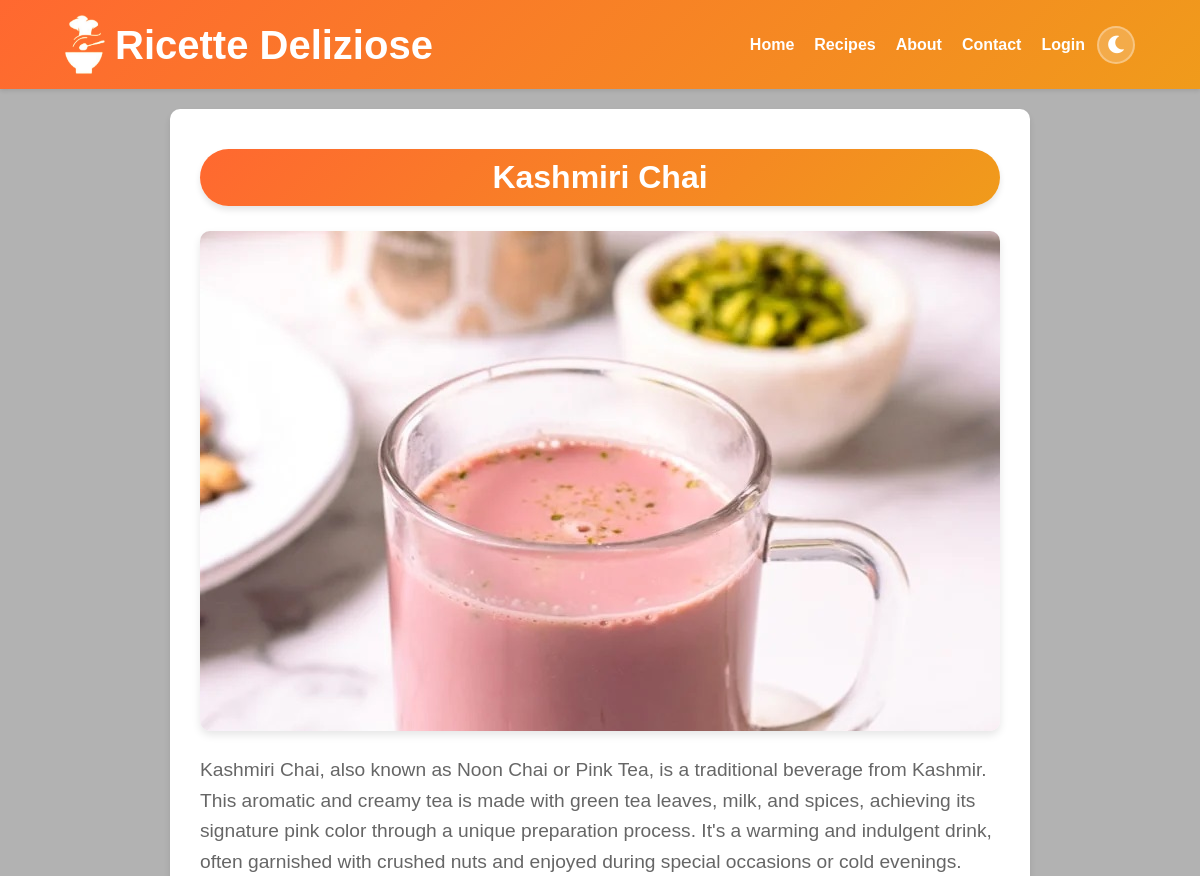
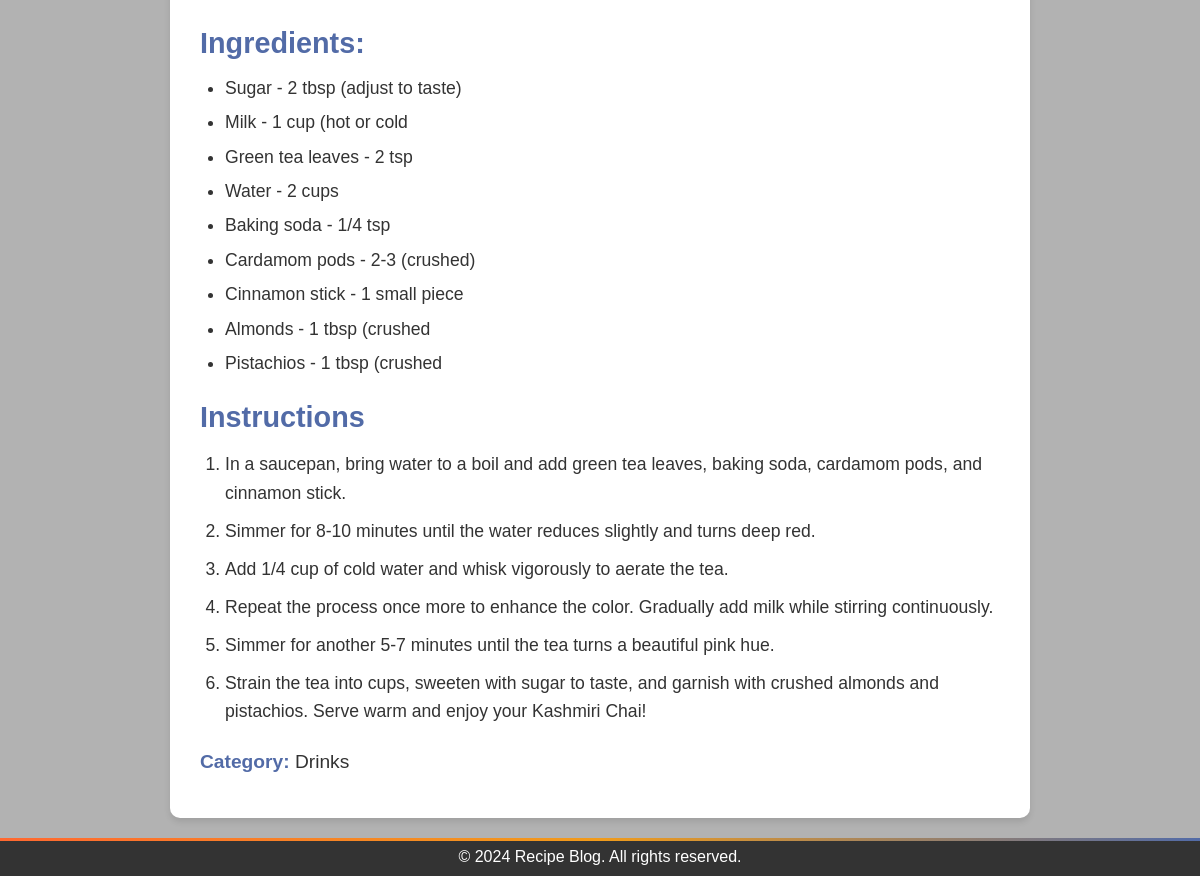
Screenshot of /recipe/12 with the database file from the repository (2 pictures, top to bottom).
### model.py (models this page shows, shortened)
class Recipe(db.Model):
    id = db.Column(db.Integer, primary_key=True)
    title = db.Column(db.String(100), nullable=False)
    description = db.Column(db.Text, nullable=False)
    instructions = db.Column(db.Text, nullable=False)
    image = db.Column(db.String(100), nullable=True)
    created_at = db.Column(db.DateTime, default=datetime.utcnow)
    category_id = db.Column(db.Integer, db.ForeignKey('category.id'), nullable=False)
    ingredients = db.relationship('Ingredient', secondary=recipe_ingredient, backref='recipes')
    category = db.relationship('Category', backref=db.backref('recipes', lazy=True))

class Ingredient(db.Model):
    id = db.Column(db.Integer, primary_key=True)
    name = db.Column(db.String(100), nullable=False, unique=True)
    quantity = db.Column(db.String(50), nullable=True)  # Optional for flexibility

class Category(db.Model):
    __tablename__ = 'category'
    id = db.Column(db.Integer, primary_key=True)
    name = db.Column(db.String(50), unique=True, nullable=False)
    def __repr__(self):
        return f'{self.name}'

### app.py (the view)
@app.route('/recipe', defaults={'category': None})
@app.route('/recipe/<string:category>')
def recipe(category):
    liked_recipe_id = []
    if 'user_id' in session:
        user = user_repository.get_user_by_id(session['user_id'])
        if user:
            liked_recipe_id = [recipe.id for recipe in user.liked_recipes]
        else:
            session.pop('user_id', None)
    if category:
        recipes = Recipe.query.join(Category).filter(Category.name == category).all()
    else:
        recipes = Recipe.query.all()  # Get all recipes without adding any specific text
    return render_template('recipe.html', recipes=recipes, category=category, liked_recipe_id=liked_recipe_id)

### app.py (called while the page is built)
@app.route('/recipe/<int:recipe_id>', methods=['GET'])
def recipe_details(recipe_id):
    recipe = Recipe.query.get_or_404(recipe_id)  # Retrieve the recipe by ID
    return render_template('recipe_details.html',recipe=recipe)

### templates/recipe_details.html (shortened to what this page needs)
<!DOCTYPE html>
<html lang="en">
<head>
    <link href="https://cdnjs.cloudflare.com/ajax/libs/font-awesome/5.15.4/css/all.min.css" rel="stylesheet">
    <link rel="stylesheet" href="{{ url_for('static', filename='css/theme.css') }}">
    <link rel="stylesheet" href="{{ url_for('static', filename='css/recipe_details.css') }}">
</head>
<body>
    <header>
        <div class="container">
            <div class="logo-title">
                <img src="{{ url_for('static', filename='images/logo.png') }}" alt="Logo" class="logo" width="40"
                    height="59">
                <h1>Ricette Deliziose</h1>
            </div>
            <nav>
                <a href="{{ url_for('home') }}">Home</a>
                <a href="{{ url_for('recipe') }}">Recipes</a>
                <a href="{{ url_for('about') }}">About</a>
                <a href="{{ url_for('contact') }}">Contact</a>
                {% if 'user_id' in session %}
                    {% if session['is_admin'] %}
                    <a href="{{ url_for('admin_dashboard') }}">Dashboard</a>
                    <a href="{{ url_for('logout') }}">Logout</a>
                    {% else %}
                    <a href="{{ url_for('profile') }}">Profile</a>
                    <a href="{{ url_for('logout') }}">Logout</a>
                    {% endif %}
                    {% else %}
                    <a href="{{ url_for('login') }}">Login</a>
                    {% endif %}
                <button class="theme-toggle" id="theme-toggle-btn" aria-label="Toggle Theme">
                    <i class="fas fa-moon"></i>
                </button>
            </nav>
        </div>
    </header>
    <div class="recipe-detail-container">
        <h1>{{ recipe.title }}</h1>
        <div class="recipe-image">
            {% if recipe.image %}
            <img src="{{ url_for('static', filename='images/' + recipe.image) }}" alt="{{ recipe.title }}">
            {% else %}
            <img src="{{ url_for('static', filename='images/placeholder.png') }}" alt="No Image Available">
            {% endif %}
        </div>
        <div class="recipe-description">
            <p>{{ recipe.description }}</p>
        </div>
        <div class="recipe-ingredients">
            <h2>Ingredients:</h2>
            <ul>
                {% for ingredient in recipe.ingredients %}
                <li>{{ ingredient.name }} - {{ ingredient.quantity }}</li>
                {% endfor %}
            </ul>
        </div>
        <div class="recipe-instructions">
            <h2>Instructions</h2>
            {% if recipe.instructions %}
            <ol>
                {% for step in recipe.instructions.split('\n') %}
                <li>{{ step }}</li>
                {% endfor %}
            </ol>
            {% else %}
            <p>No instructions provided.</p>
            {% endif %}
        </div>
        <div class="recipe-category">
            <p><strong>Category:  </strong> {{ recipe.category }}</p>
        </div>
    </div>
    <footer>
        <p>&copy; 2024 Recipe Blog. All rights reserved.</p>
    </footer>
</body>
</html>

### static/css/theme.css (style rules this page uses)
:root { --bg-primary: #ffffff; --bg-secondary: #f9f9f9; --bg-card: #ffffff; --bg-overlay: linear-gradient(rgba(0, 0, 0, 0.3), rgba(0, 0, 0, 0.3)); --text-primary: #333333; --text-secondary: #666666; --text-muted: #888888; --border-color: #e0e0e0; --shadow-color: rgba(0, 0, 0, 0.1); --shadow-heavy: rgba(0, 0, 0, 0.15); --header-gradient: linear-gradient(135deg, #FF6830, #f09b1b); --accent-gradient: linear-gradient(90deg, #FF6830, #f09b1b, #526ba7); --btn-gradient: linear-gradient(135deg, #FF6830, #f09b1b); --btn-gradient-hover: linear-gradient(135deg, #e55a28, #d88a17); --accent-orange: #FF6830; --accent-gold: #f09b1b; --accent-blue: #526ba7; --accent-blue-dark: #1d365e; --input-bg: #fafafa; --input-border: #e0e0e0; --input-focus-border: #f09b1b; --input-focus-shadow: rgba(240, 155, 27, 0.15); --footer-bg: #333333; --footer-text: #ffffff; --table-header-bg: #526ba7; --table-even-row: #f3f3f3; --table-hover-row: #f0d8b3; --table-border: #ccc; --alert-success-bg: #d4edda; --alert-success-border: #28a745; --alert-success-text: #155724; --alert-danger-bg: #f8d7da; --alert-danger-border: #dc3545; --alert-danger-text: #721c24; --alert-warning-bg: #fff3cd; --alert-warning-border: #ffc107; --alert-warning-text: #856404; --alert-info-bg: #d1ecf1; --alert-info-border: #17a2b8; --alert-info-text: #0c5460; --toggle-bg: rgba(255, 255, 255, 0.2); --toggle-hover-bg: rgba(255, 255, 255, 0.35); --theme-transition: background-color 0.35s ease, color 0.35s ease, border-color 0.35s ease, box-shadow 0.35s ease; }
body, header, footer, main, .recipe-card, .recipe-item, .profile-container, .form-container, .auth-card, .about-section, .dashboard-container, #contact-form, .recipe-detail-container, table, th, td, input, textarea, select { transition: var(--theme-transition); }
.theme-toggle { background: var(--toggle-bg); border: 2px solid rgba(255, 255, 255, 0.3); color: white; width: 38px; height: 38px; border-radius: 50%; cursor: pointer; display: flex; align-items: center; justify-content: center; font-size: 1.1rem; transition: all 0.3s cubic-bezier(0.175, 0.885, 0.32, 1.275); margin-left: 12px; flex-shrink: 0; }
.theme-toggle .fa-moon { display: inline-block; }
footer { position: relative; }
footer::before { content: ''; position: absolute; top: 0; left: 0; right: 0; height: 3px; background: var(--accent-gradient); }

### rows the page displays
Recipe: title "Kashmiri Chai", image (picture), description "Kashmiri Chai, also known as Noon Chai or Pink Tea, is a traditional beverage from Kashmir. This aromatic and creamy tea is made with green tea leaves, milk, and spices, achieving its signature pink color through a unique preparation process. It's a warming and indulgent drink, often garnished with crushed nuts and enjoyed during special occasions or cold evenings."
Ingredient: name "Sugar", quantity "2 tbsp (adjust to taste)"
Ingredient: name "Milk", quantity "1 cup (hot or cold"
Ingredient: name "Green tea leaves", quantity "2 tsp"
Ingredient: name "Water", quantity "2 cups"
Ingredient: name "Baking soda", quantity "1/4 tsp"
Ingredient: name "Cardamom pods", quantity "2-3 (crushed)"
Ingredient: name "Cinnamon stick", quantity "1 small piece"
Ingredient: name "Almonds", quantity "1 tbsp (crushed"
Ingredient: name "Pistachios", quantity "1 tbsp (crushed"
Category: category "Drinks"

### other values shown
{{ step }} "In a saucepan, bring water to a boil and add green tea leaves, baking soda, cardamom pods, and cinnamon stick." "Simmer for 8-10 minutes until the water reduces slightly and turns deep red." "Add 1/4 cup of cold water and whisk vigorously to aerate the tea." "Repeat the process once more to enhance the color. Gradually add milk while stirring continuously." "Simmer for another 5-7 minutes until the tea turns a beautiful pink hue." "Strain the tea into cups, sweeten with sugar to taste, and garnish with crushed almonds and pistachios. Serve warm and enjoy your Kashmiri Chai!"
